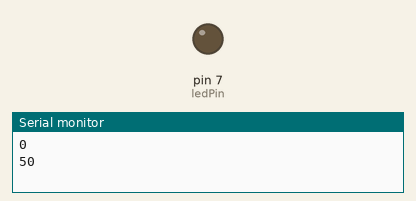
Simulated run of this sketch. Board: Arduino Uno, built with avr-gcc and run on an emulated ATmega328P. On the bench: output pins drawn as LEDs (lit = HIGH), the last lines printed to the serial monitor.

Above: at 0.9 s.
At 3.8 s:
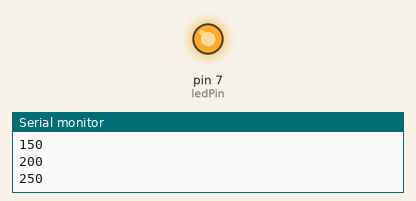
Timing chart, 0 to 10.7 s (numbered marks = the images above):
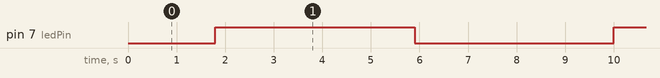

Measured:
- by itself, pin 7 (ledPin): alternates HIGH for 4.1 s and LOW for 4.1 s

The sketch:

LED_Dimm_Test.ino
```cpp
/*
 */

int ledPin = 7;    // LED connected to digital pin 9
#define DIM_STEP 50
#define DIM_STEP_TIME 600


void setup()
{
  pinMode(ledPin, OUTPUT);
  Serial.begin(9600);
}

void loop()
{              // 0 bis MAX
  for(int dimWert = 0; dimWert <= 255; dimWert +=DIM_STEP)
  {
    analogWrite(ledPin, dimWert);
    Serial.println(dimWert);
    delay(DIM_STEP_TIME);
  }
  delay(500);
  for(int dimWert = 255; dimWert >= 0; dimWert -=DIM_STEP)
  {
    //       Von MAX   bis 0
    analogWrite(ledPin, dimWert);
    Serial.println(dimWert);
    delay(DIM_STEP_TIME);
  }
  delay(500);
}
```
